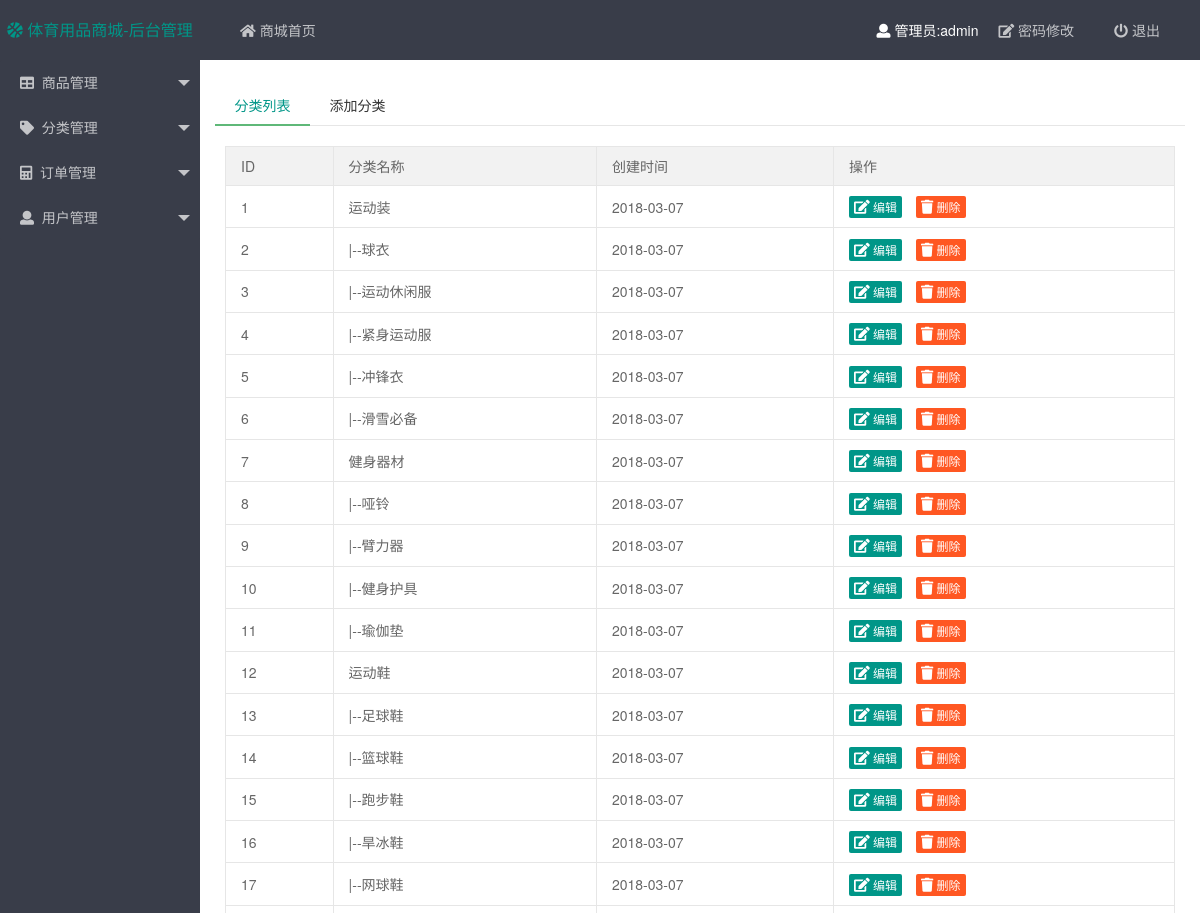
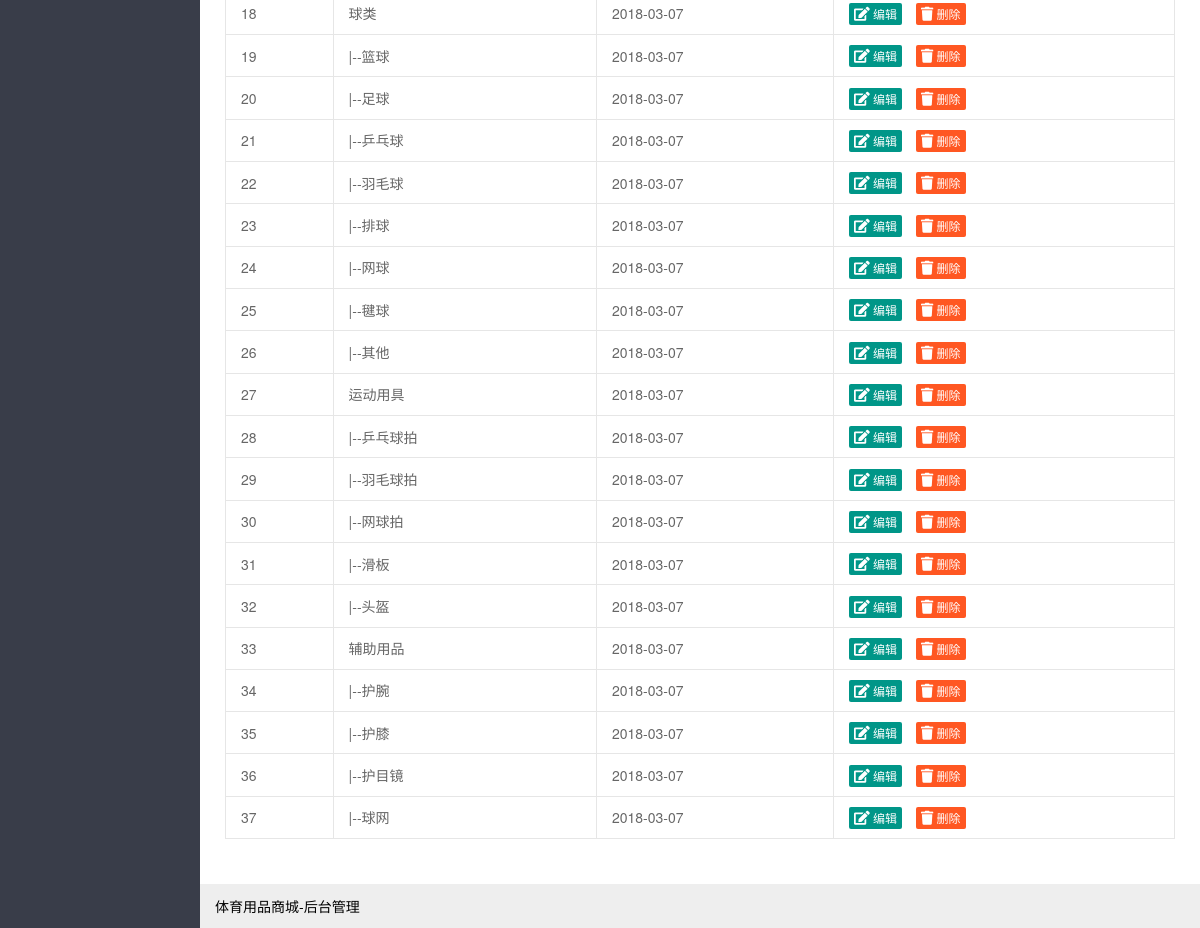
Page /admin/cate_list.php (signed in) on the committed database (2 pictures, top to bottom).
### tables this page shows
CREATE TABLE `category` (
  `id` int(8) unsigned NOT NULL AUTO_INCREMENT,
  `pid` int(8) NOT NULL,
  `cate_name` varchar(20) NOT NULL,
  `create_time` int(11) NOT NULL,
  `delete_time` int(11) NOT NULL DEFAULT '0',
  PRIMARY KEY (`id`)
);

### public/class/db.php (called while the page is built, shortened)
<?php
  class DB
  {
    private $con;
    public function __construct($dbname)
    {
    	try{
    		$this->con=new PDO("mysql:host=localhost;dbname={$dbname}","root","1c360ee002");
     		$this->con->exec('set names utf8');
    	}catch(Exception $e){
    		echo 'database error: '.$e->getMessage();
    	}
    }
    public function query($sql)
    {
     $stmt=$this->con->query($sql);
     if($stmt)
     {
      return $stmt->fetchAll(PDO::FETCH_ASSOC);
     }
     else
     {
      return $stmt;
     }
    }
  }
  $_SQL = new DB('sport_shop');
?>

### public/class/function.php (called while the page is built, shortened)
<?php
function arrayToLevel($array, $pid = 0, $level = 1)
{
    static $list = [];
    foreach ($array as $v) {
        if ($v['pid'] == $pid) {
            $v['level'] = $level;
            $list[]     = $v;
        }
    }
    return $list;
}
 ?>

### admin/cate_list.php (the view, shortened to what this page needs)
<?php
	require_once('../public/class/db.php');
	require_once('../public/class/function.php');
	require_once('../public/class/pages.php');
 ?>
<!DOCTYPE html>
<html>
<head>
	<?php
		include_once('/include/head.php');
 	?>
</head>
<body class="layui-layout-body">
	<div class="layui-layout layui-layout-admin">
	  	<?php
	  		include_once('/include/header.php');
	  		include_once('/include/aside.php');
	  	 ?>
	 	<div class="layui-body">
	    	<div style="padding: 15px;">
	    		<div class="layui-tab layui-tab-brief">
				  <ul class="layui-tab-title">
				    <li class="layui-this">分类列表</li>
				    <li><a href="/admin/cate_add_form.php?menu=2-2">添加分类</a></li>
				  </ul>
				  <div class="layui-tab-content">
				  	<?php
				  		$cate_info = $_SQL->query("SELECT * FROM category WHERE delete_time=0 ORDER BY id ");
				  	 ?>
				  	 <table class="layui-table">
					  <thead>
					    <tr>
					      <th>ID</th>
					      <th>分类名称</th>
					      <th>创建时间</th>
					      <th>操作</th>
					    </tr>
					  </thead>
					  <tbody>
					  	<?php
					  		if(!$cate_info){
					  			echo "<p class='tip-info'>您还没有添加任何分类</p>";
					  		}else{
					  			$cate_info = arrayToLevel($cate_info);
					  			foreach ($cate_info as $key => $value) {
					  				extract($value);
					  	 ?>
					  	 <tr>
					      <td><?php echo $id; ?></td>
					      <td><?php if($level==2){ echo "|--"; } echo $cate_name; ?></td>
					      <td><?php echo date("Y-m-d",$create_time); ?></td>
					      <td>
				         	<a href="/admin/cate_update_form.php?id=<?php echo $id; ?>" class="layui-btn layui-btn-xs" data-id="<?php echo $id; ?>"><i class="fas fa-edit"></i>&nbsp;编辑</a>
					      	<a class="layui-btn layui-btn-danger layui-btn-xs delete-btn" data-id="<?php echo $id; ?>" data-level="<?php echo $level;?>"><i class="fas fa-trash"  ></i>&nbsp;删除</a>
					      </td>
					    </tr>
						<?php
								}
					  		}
						  ?>
					  </tbody>
					</table>
				  </div>
				</div>
	    	</div>
	  	</div>
	  	<?php
	  		include_once('/include/footer.php');
	  	?>
	</div>
</body>
</html>

### source/layui/css/layui.css (style rules this page uses)
.layui-btn,.layui-edge,.layui-inline,img { vertical-align:middle }
.layui-btn,.layui-disabled,.layui-icon,.layui-unselect { -webkit-user-select:none;-ms-user-select:none;-moz-user-select:none }
blockquote,body,button,dd,div,dl,dt,form,h1,h2,h3,h4,h5,h6,input,li,ol,p,pre,td,textarea,th,ul { margin:0;padding:0;-webkit-tap-highlight-color:rgba(0,0,0,0) }
li { list-style:none }
table { border-collapse:collapse;border-spacing:0 }
body { line-height:24px;font:14px Helvetica Neue,Helvetica,PingFang SC,\5FAE\8F6F\96C5\9ED1,Tahoma,Arial,sans-serif }
a { color:#333;text-decoration:none }
.layui-body { position:absolute;left:200px;right:0;top:0;bottom:0;z-index:998;width:auto;overflow:hidden;overflow-y:auto;box-sizing:border-box }
.layui-layout-body { overflow:hidden }
.layui-layout-admin .layui-body { top:60px;bottom:44px }
.layui-btn,.layui-input,.layui-select,.layui-textarea,.layui-upload-button { outline:0;-webkit-appearance:none;transition:all .3s;-webkit-transition:all .3s;box-sizing:border-box }
.layui-badge-rim,.layui-colla-content,.layui-colla-item,.layui-collapse,.layui-elem-field,.layui-form-pane .layui-form-item[pane],.layui-form-pane .layui-form-label,.layui-input,.layui-layedit,.layui-layedit-tool,.layui-quote-nm,.layui-select,.layui-tab-bar,.layui-tab-card,.layui-tab-title,.layui-tab-title .layui-this:after,.layui-textarea { border-color:#e6e6e6 }
.layui-btn { display:inline-block;height:38px;line-height:38px;padding:0 18px;background-color:#009688;color:#fff;white-space:nowrap;text-align:center;font-size:14px;border:none;border-radius:2px;cursor:pointer }
.layui-btn+.layui-btn { margin-left:10px }
.layui-btn-danger { background-color:#FF5722 }
.layui-btn-xs { height:22px;line-height:22px;padding:0 5px;font-size:12px }
.layui-btn-xs i { font-size:14px!important }
.layui-table,.layui-table-view { margin:10px 0 }
.layui-table { width:100%;background-color:#fff;color:#666 }
.layui-table tr { transition:all .3s;-webkit-transition:all .3s }
.layui-table th { text-align:left;font-weight:400 }
.layui-table tbody tr:hover,.layui-table thead tr,.layui-table-click,.layui-table-header,.layui-table-hover,.layui-table-mend,.layui-table-patch,.layui-table-tool,.layui-table[lay-even] tr:nth-child(even) { background-color:#f2f2f2 }
.layui-table td,.layui-table th,.layui-table-fixed-r,.layui-table-header,.layui-table-page,.layui-table-tips-main,.layui-table-tool,.layui-table-view,.layui-table[lay-skin=line],.layui-table[lay-skin=row] { border-width:1px;border-style:solid;border-color:#e6e6e6 }
.layui-table td,.layui-table th { position:relative;padding:9px 15px;min-height:20px;line-height:20px;font-size:14px }
.layui-tab { margin:10px 0;text-align:left!important }
.layui-tab-title { position:relative;left:0;height:40px;white-space:nowrap;font-size:0;border-bottom-width:1px;border-bottom-style:solid;transition:all .2s;-webkit-transition:all .2s }
.layui-tab-title li { display:inline-block;*display:inline;*zoom:1;vertical-align:middle;font-size:14px;transition:all .2s;-webkit-transition:all .2s;position:relative;line-height:40px;min-width:65px;padding:0 15px;text-align:center;cursor:pointer }
.layui-tab-title li a { display:block }
.layui-tab-title .layui-this { color:#000 }
.layui-tab-title .layui-this:after { position:absolute;left:0;top:0;content:'';width:100%;height:41px;border-width:1px;border-style:solid;border-bottom-color:#fff;border-radius:2px 2px 0 0;box-sizing:border-box;pointer-events:none }
.layui-tab-content { padding:10px }
.layui-tab-brief>.layui-tab-title .layui-this { color:#009688 }
.layui-tab-brief>.layui-tab-more li.layui-this:after,.layui-tab-brief>.layui-tab-title .layui-this:after { border:none;border-radius:0;border-bottom:2px solid #5FB878 }

### rows in the picture
category: id "1", cate_name "运动装", create_time "2018-03-07"
category: id "2", cate_name "球衣", create_time "2018-03-07"
category: id "3", cate_name "运动休闲服", create_time "2018-03-07"
category: id "4", cate_name "紧身运动服", create_time "2018-03-07"
category: id "5", cate_name "冲锋衣", create_time "2018-03-07"
category: id "6", cate_name "滑雪必备", create_time "2018-03-07"
category: id "7", cate_name "健身器材", create_time "2018-03-07"
category: id "8", cate_name "哑铃", create_time "2018-03-07"
category: id "9", cate_name "臂力器", create_time "2018-03-07"
category: id "10", cate_name "健身护具", create_time "2018-03-07"
category: id "11", cate_name "瑜伽垫", create_time "2018-03-07"
category: id "12", cate_name "运动鞋", create_time "2018-03-07"
category: id "13", cate_name "足球鞋", create_time "2018-03-07"
category: id "14", cate_name "篮球鞋", create_time "2018-03-07"
category: id "15", cate_name "跑步鞋", create_time "2018-03-07"
category: id "16", cate_name "旱冰鞋", create_time "2018-03-07"
category: id "17", cate_name "网球鞋", create_time "2018-03-07"
category: id "18", cate_name "球类", create_time "2018-03-07"
category: id "19", cate_name "篮球", create_time "2018-03-07"
category: id "20", cate_name "足球", create_time "2018-03-07"
category: id "21", cate_name "乒乓球", create_time "2018-03-07"
category: id "22", cate_name "羽毛球", create_time "2018-03-07"
category: id "23", cate_name "排球", create_time "2018-03-07"
category: id "24", cate_name "网球", create_time "2018-03-07"
category: id "25", cate_name "毽球", create_time "2018-03-07"
category: id "26", cate_name "其他", create_time "2018-03-07"
category: id "27", cate_name "运动用具", create_time "2018-03-07"
category: id "28", cate_name "乒乓球拍", create_time "2018-03-07"
category: id "29", cate_name "羽毛球拍", create_time "2018-03-07"
category: id "30", cate_name "网球拍", create_time "2018-03-07"
category: id "31", cate_name "滑板", create_time "2018-03-07"
category: id "32", cate_name "头盔", create_time "2018-03-07"
category: id "33", cate_name "辅助用品", create_time "2018-03-07"
category: id "34", cate_name "护腕", create_time "2018-03-07"
category: id "35", cate_name "护膝", create_time "2018-03-07"
category: id "36", cate_name "护目镜", create_time "2018-03-07"
category: id "37", cate_name "球网", create_time "2018-03-07"

### other values in the picture
$_SESSION['admin'] "admin"
